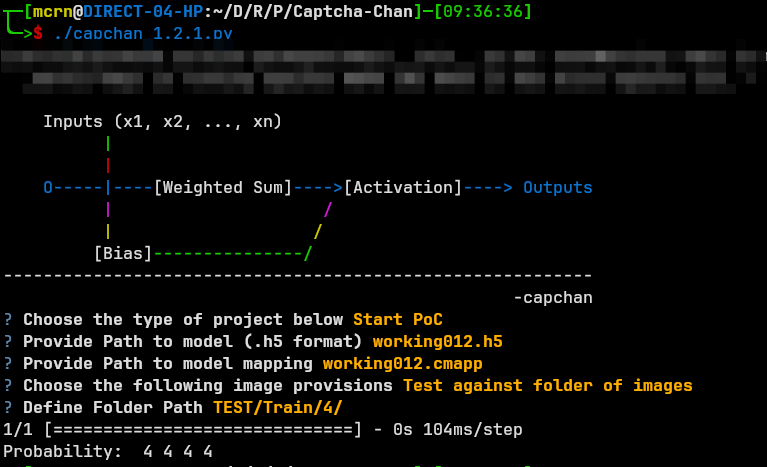
#> input picture images/cap_POC.png, 767 x 467 px
$ python ImageSplit.py --image_path ../images/cap_POC.png
#> lines starting #> are read from the running program, lines starting #| are printed output that depends on the picture
import argparse
from PIL import Image

def split_image(image_path):
#> called with image_path = '../images/cap_POC.png'
    image = Image.open(image_path)
#> image is the input picture: PIL image 767x467 RGB; mean R, G, B 13.6, 13.6, 11.6
    width, height = image.size
#> width = 767; height = 467
    section_width = width // 4
#> section_width = 191
    split_images = []
    for i in range(4):
        left = i * section_width
        upper = 0
        right = left + section_width
        lower = height
        section = image.crop((left, upper, right, lower))
        split_images.append(section)
#> this loop made 4 passes
#> pass 1, in split_image, `section = image.crop((left, upper, right, lower))`:
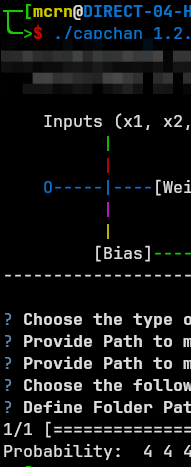
#> section: PIL image 191x467 RGB; mean R, G, B 18.3, 20, 20.2
#> pass 2, in split_image, `section = image.crop((left, upper, right, lower))`:
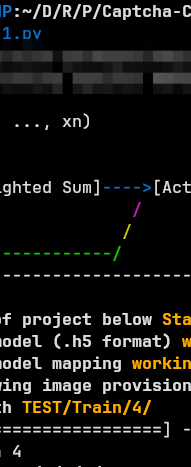
#> section: PIL image 191x467 RGB; mean R, G, B 19.4, 18.9, 16.7
#> pass 3, in split_image, `section = image.crop((left, upper, right, lower))`:
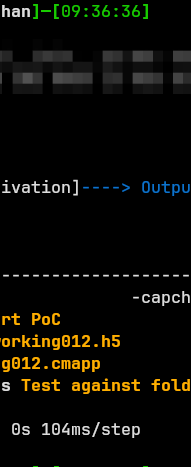
#> section: PIL image 191x467 RGB; mean R, G, B 12.2, 11.6, 6.7
#> after the loop, split_images = 4 items
    return split_images

parser = argparse.ArgumentParser(description='Split an image into four vertical sections.')

parser.add_argument('--image_path', type=str, help='Path to the image file')

args = parser.parse_args()

split_images = split_image(args.image_path)
#> split_images = 4 items

for i, image in enumerate(split_images):
    image.save(f"split_image_{i+1}.png")

$ run again, on images/cap_model.png
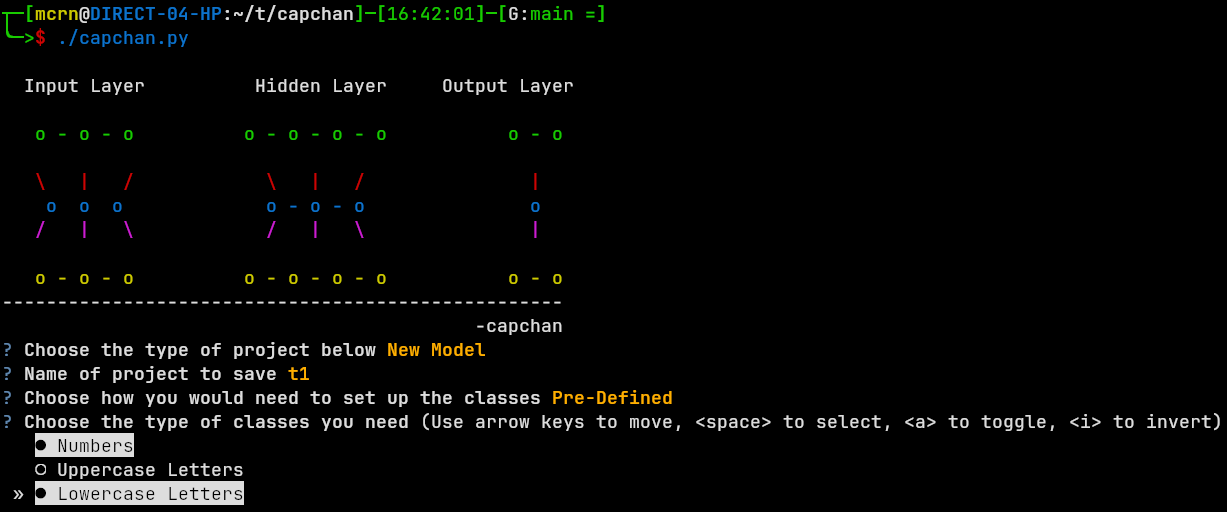
#> input picture images/cap_model.png, 1227 x 512 px
#> in split_image, image is the input picture: PIL image 1227x512 RGB; mean R, G, B 7.8, 8.2, 7.4
#> the loop in split_image, `for i in range(4):` made 4 passes
#> pass 1, in split_image, `section = image.crop((left, upper, right, lower))`:
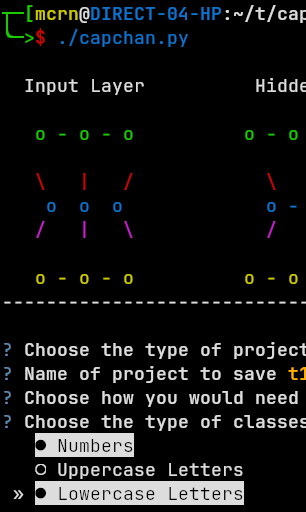
#> section: PIL image 306x512 RGB; mean R, G, B 20.4, 21.4, 21
#> pass 3, in split_image, `section = image.crop((left, upper, right, lower))`:
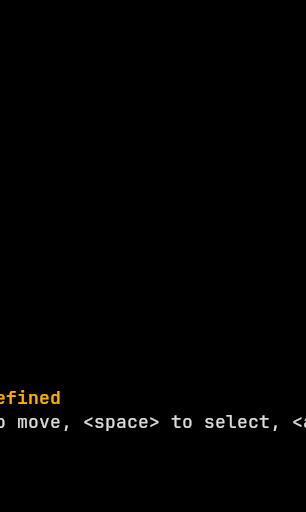
#> section: PIL image 306x512 RGB; mean R, G, B 1.8, 1.7, 1.4
#> after the loop in split_image, `for i in range(4):`: split_images = 4 items
#> the loop `for i, image in enumerate(split_images):` made 4 passes
